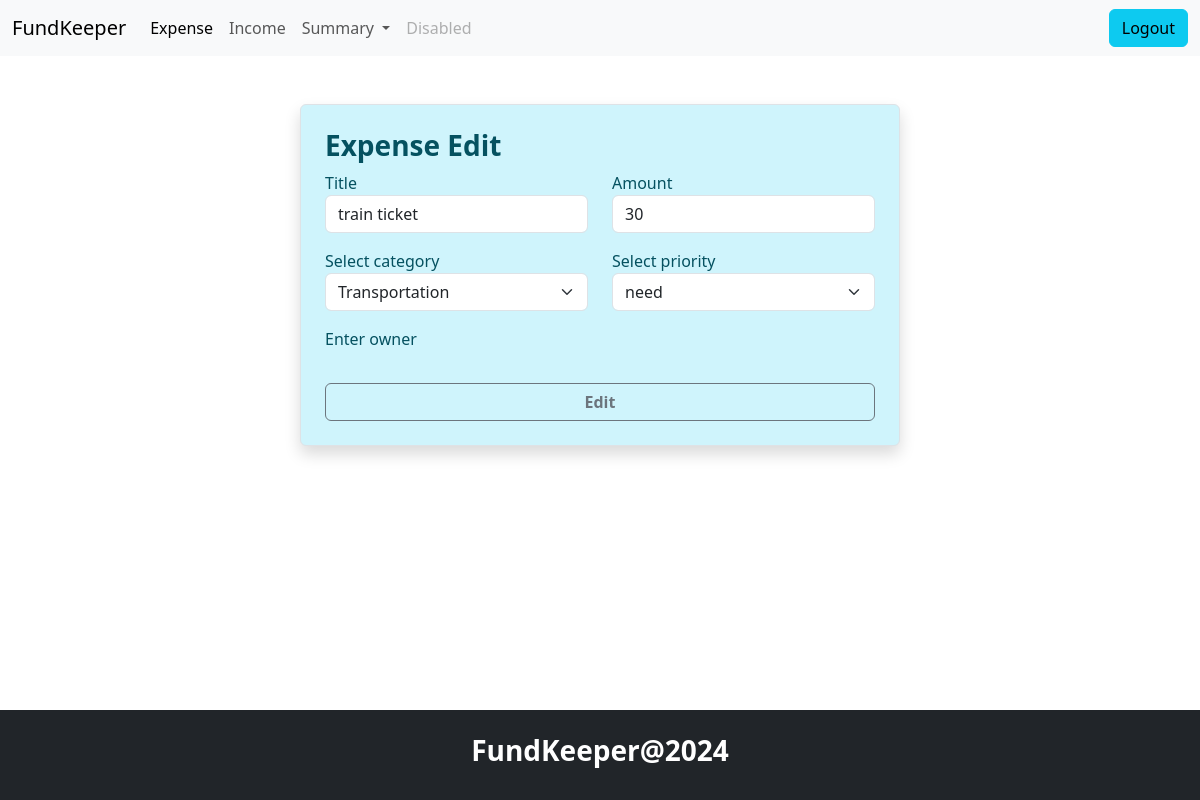
Screenshot of /expense/1/change/ with the database file from the repository.
### budget/models.py (models this page shows, shortened)
class Expense(models.Model):
    title=models.CharField(max_length=200)
    amount=models.PositiveIntegerField()
    expense_categories = (
        ("Housing", "Housing"),
        ("Transportation", "Transportation"),
        ("Food", "Food"),
        ("Health", "Health"),
        ("Entertainment", "Entertainment"),
        ("DebtPayments", "Debt Payments"),
        ("PersonalCare", "Personal Care"),
        ("Education", "Education"),
        ("Savings", "Savings"),
        ("Miscellaneous", "Miscellaneous")
    )
    category=models.CharField(max_length=200,choices=expense_categories,default="Miscellaneous")
    user_object=models.ForeignKey(User,on_delete=models.CASCADE)
    created_date=models.DateTimeField(auto_now_add=True)
    priority_options=(
        ("need","need"),
        ("want","want")
    )
    priority=models.CharField(max_length=200,choices=priority_options,default="need")

### budget/views.py (the view, shortened to what this page needs)
# urls.py: path('expense/<int:pk>/change/',views.ExpenseUpdateView.as_view(),name='expense-edit'),
class ExpenseUpdateView(View):
    def get(self,request,*args, **kwargs):
        id=kwargs.get("pk")
        expense_object=Expense.objects.get(id=id)
        form_instance=ExpenseForm(instance=expense_object)
        return render(request,"expense_edit.html",{"form":form_instance})

### budget/forms.py
class ExpenseForm(forms.ModelForm):
    class Meta:
        model=Expense
        exclude=("id","created_date","user_object")
        widgets={
            "title":forms.TextInput(attrs={"class":"form-control"}),
            "amount":forms.NumberInput(attrs={"class":"form-control"}),
            "category":forms.Select(attrs={"class":"form-control form-select"}),
            "priority":forms.Select(attrs={"class":"form-control form-select"})
        }

### budget/templates/expense_edit.html (shortened to what this page needs)
{%extends 'base.html'%}
{%block main_block%}
<div class="container border shadow my-5 p-4 w-50 mx-auto rounded bg-info-subtle text-info-emphasis">
    <form action="" method="post">
        <h3 class="fw-bold">Expense Edit</h3>
        <div class="mb-3">
            <div class="row">
                <div class="col-6">
                    <label for="">Title</label>
                    {{form.title}}
                </div>
                <div class="col-6">
                    <label for="">Amount</label>
                    {{form.amount}}
                </div>
            </div>
        </div>
        <div class="mb-3">
            <div class="row">
                <div class="col-6">
                    <label for="">Select category</label>
                    {{form.category}}
                </div>
                <div class="col-6">
                    <label for="">Select priority</label>
                    {{form.priority}}
                </div>
            </div>
        </div>
        <div class="mb-3">
            <div class="row">
                <div class="col-12">
                    <label for="">Enter owner</label>
                </div>
            </div>
        </div>
        <button type="submit" class="form-control btn btn-outline-secondary fw-bold mt-3">Edit</button>
    </form>
</div>
{%endblock%}

### rows the page displays
Expense: title "train ticket", amount "30", category "Transportation", priority "need"
